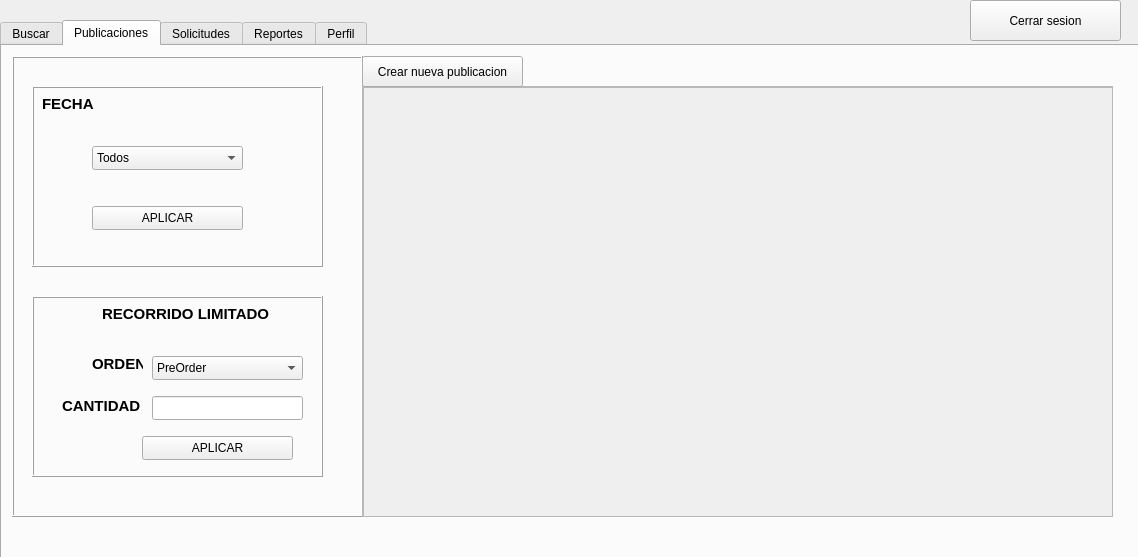
<?xml version="1.0" encoding="UTF-8"?>
<ui version="4.0">
 <class>Usuarios</class>
 <widget class="QDialog" name="Usuarios">
  <property name="geometry">
   <rect>
    <x>0</x>
    <y>0</y>
    <width>1138</width>
    <height>557</height>
   </rect>
  </property>
  <property name="windowTitle">
   <string>Dialog</string>
  </property>
  <widget class="QTabWidget" name="perfil_usuarios">
   <property name="geometry">
    <rect>
     <x>0</x>
     <y>20</y>
     <width>1141</width>
     <height>541</height>
    </rect>
   </property>
   <property name="currentIndex">
    <number>1</number>
   </property>
   <widget class="QWidget" name="tab">
    <attribute name="title">
     <string>Buscar</string>
    </attribute>
    <widget class="QLineEdit" name="buscador_usuario_txt">
     <property name="geometry">
      <rect>
       <x>70</x>
       <y>30</y>
       <width>211</width>
       <height>24</height>
      </rect>
     </property>
    </widget>
    <widget class="QPushButton" name="buscar_correo_btn">
     <property name="geometry">
      <rect>
       <x>310</x>
       <y>30</y>
       <width>80</width>
       <height>24</height>
      </rect>
     </property>
     <property name="text">
      <string>Buscar</string>
     </property>
    </widget>
    <widget class="QFrame" name="frame">
     <property name="geometry">
      <rect>
       <x>70</x>
       <y>80</y>
       <width>971</width>
       <height>381</height>
      </rect>
     </property>
     <property name="frameShape">
      <enum>QFrame::Shape::Box</enum>
     </property>
     <property name="frameShadow">
      <enum>QFrame::Shadow::Raised</enum>
     </property>
     <widget class="QLineEdit" name="buscador_usuario_nombre_txt">
      <property name="geometry">
       <rect>
        <x>270</x>
        <y>150</y>
        <width>551</width>
        <height>24</height>
       </rect>
      </property>
      <property name="readOnly">
       <bool>true</bool>
      </property>
     </widget>
     <widget class="QLineEdit" name="buscador_usuario_apellido_txt">
      <property name="geometry">
       <rect>
        <x>270</x>
        <y>200</y>
        <width>551</width>
        <height>24</height>
       </rect>
      </property>
      <property name="readOnly">
       <bool>true</bool>
      </property>
     </widget>
     <widget class="QLineEdit" name="buscador_usuario_correo_txt">
      <property name="geometry">
       <rect>
        <x>270</x>
        <y>250</y>
        <width>551</width>
        <height>24</height>
       </rect>
      </property>
      <property name="readOnly">
       <bool>true</bool>
      </property>
     </widget>
     <widget class="QLineEdit" name="buscador_usuario_fecha_nacimiento_txt">
      <property name="geometry">
       <rect>
        <x>270</x>
        <y>310</y>
        <width>551</width>
        <height>24</height>
       </rect>
      </property>
      <property name="readOnly">
       <bool>true</bool>
      </property>
     </widget>
     <widget class="QLabel" name="label_2">
      <property name="geometry">
       <rect>
        <x>170</x>
        <y>150</y>
        <width>91</width>
        <height>16</height>
       </rect>
      </property>
      <property name="font">
       <font>
        <pointsize>14</pointsize>
        <bold>true</bold>
       </font>
      </property>
      <property name="text">
       <string>NOMBRES</string>
      </property>
     </widget>
     <widget class="QLabel" name="label_3">
      <property name="geometry">
       <rect>
        <x>160</x>
        <y>200</y>
        <width>101</width>
        <height>16</height>
       </rect>
      </property>
      <property name="font">
       <font>
        <pointsize>14</pointsize>
        <bold>true</bold>
       </font>
      </property>
      <property name="text">
       <string>APELLIDOS</string>
      </property>
     </widget>
     <widget class="QLabel" name="label_4">
      <property name="geometry">
       <rect>
        <x>180</x>
        <y>250</y>
        <width>81</width>
        <height>16</height>
       </rect>
      </property>
      <property name="font">
       <font>
        <pointsize>14</pointsize>
        <bold>true</bold>
       </font>
      </property>
      <property name="text">
       <string>CORREO</string>
      </property>
     </widget>
     <widget class="QLabel" name="label_5">
      <property name="geometry">
       <rect>
        <x>40</x>
        <y>310</y>
        <width>221</width>
        <height>20</height>
       </rect>
      </property>
      <property name="font">
       <font>
        <pointsize>14</pointsize>
        <bold>true</bold>
       </font>
      </property>
      <property name="text">
       <string>FECHA DE NACIMIENTO</string>
      </property>
     </widget>
     <widget class="QLabel" name="label">
      <property name="geometry">
       <rect>
        <x>190</x>
        <y>40</y>
        <width>621</width>
        <height>71</height>
       </rect>
      </property>
      <property name="font">
       <font>
        <pointsize>48</pointsize>
        <bold>true</bold>
       </font>
      </property>
      <property name="text">
       <string>DATOS DE USUARIO</string>
      </property>
     </widget>
    </widget>
    <widget class="QLabel" name="label_22">
     <property name="geometry">
      <rect>
       <x>70</x>
       <y>10</y>
       <width>211</width>
       <height>16</height>
      </rect>
     </property>
     <property name="font">
      <font>
       <pointsize>14</pointsize>
       <bold>true</bold>
      </font>
     </property>
     <property name="text">
      <string>CORREO A BUSCAR</string>
     </property>
    </widget>
   </widget>
   <widget class="QWidget" name="tab_2">
    <attribute name="title">
     <string>Publicaciones</string>
    </attribute>
    <widget class="QFrame" name="frame_4">
     <property name="geometry">
      <rect>
       <x>10</x>
       <y>10</y>
       <width>351</width>
       <height>461</height>
      </rect>
     </property>
     <property name="frameShape">
      <enum>QFrame::Shape::Box</enum>
     </property>
     <property name="frameShadow">
      <enum>QFrame::Shadow::Raised</enum>
     </property>
     <widget class="QFrame" name="frame_3">
      <property name="geometry">
       <rect>
        <x>20</x>
        <y>240</y>
        <width>291</width>
        <height>181</height>
       </rect>
      </property>
      <property name="frameShape">
       <enum>QFrame::Shape::Box</enum>
      </property>
      <property name="frameShadow">
       <enum>QFrame::Shadow::Raised</enum>
      </property>
      <widget class="QLineEdit" name="cantidad_a_mostrar_publis_txt">
       <property name="geometry">
        <rect>
         <x>120</x>
         <y>100</y>
         <width>151</width>
         <height>24</height>
        </rect>
       </property>
      </widget>
      <widget class="QComboBox" name="ordenPublicaciones_comboBox">
       <property name="geometry">
        <rect>
         <x>120</x>
         <y>60</y>
         <width>151</width>
         <height>24</height>
        </rect>
       </property>
       <item>
        <property name="text">
         <string>PreOrder</string>
        </property>
       </item>
       <item>
        <property name="text">
         <string>InOrder</string>
        </property>
       </item>
       <item>
        <property name="text">
         <string>PostOrder</string>
        </property>
       </item>
      </widget>
      <widget class="QLabel" name="label_6">
       <property name="geometry">
        <rect>
         <x>60</x>
         <y>60</y>
         <width>51</width>
         <height>16</height>
        </rect>
       </property>
       <property name="font">
        <font>
         <pointsize>11</pointsize>
         <bold>true</bold>
        </font>
       </property>
       <property name="text">
        <string>ORDEN</string>
       </property>
      </widget>
      <widget class="QLabel" name="label_7">
       <property name="geometry">
        <rect>
         <x>30</x>
         <y>100</y>
         <width>81</width>
         <height>20</height>
        </rect>
       </property>
       <property name="font">
        <font>
         <pointsize>11</pointsize>
         <bold>true</bold>
        </font>
       </property>
       <property name="text">
        <string>CANTIDAD</string>
       </property>
      </widget>
      <widget class="QLabel" name="label_8">
       <property name="geometry">
        <rect>
         <x>70</x>
         <y>10</y>
         <width>171</width>
         <height>16</height>
        </rect>
       </property>
       <property name="font">
        <font>
         <pointsize>11</pointsize>
         <bold>true</bold>
        </font>
       </property>
       <property name="text">
        <string>RECORRIDO LIMITADO</string>
       </property>
      </widget>
      <widget class="QPushButton" name="aplicar_orden_publis_boton">
       <property name="geometry">
        <rect>
         <x>110</x>
         <y>140</y>
         <width>151</width>
         <height>24</height>
        </rect>
       </property>
       <property name="text">
        <string>APLICAR</string>
       </property>
      </widget>
     </widget>
     <widget class="QFrame" name="frame_2">
      <property name="geometry">
       <rect>
        <x>20</x>
        <y>30</y>
        <width>291</width>
        <height>181</height>
       </rect>
      </property>
      <property name="frameShape">
       <enum>QFrame::Shape::Box</enum>
      </property>
      <property name="frameShadow">
       <enum>QFrame::Shadow::Raised</enum>
      </property>
      <widget class="QLabel" name="label_9">
       <property name="geometry">
        <rect>
         <x>10</x>
         <y>10</y>
         <width>171</width>
         <height>16</height>
        </rect>
       </property>
       <property name="font">
        <font>
         <pointsize>11</pointsize>
         <bold>true</bold>
        </font>
       </property>
       <property name="text">
        <string>FECHA</string>
       </property>
      </widget>
      <widget class="QComboBox" name="fechas_filtro_publicaciones_comboBox">
       <property name="geometry">
        <rect>
         <x>60</x>
         <y>60</y>
         <width>151</width>
         <height>24</height>
        </rect>
       </property>
       <item>
        <property name="text">
         <string>Todos</string>
        </property>
       </item>
      </widget>
      <widget class="QPushButton" name="fecha_filtro_publis_boton">
       <property name="geometry">
        <rect>
         <x>60</x>
         <y>120</y>
         <width>151</width>
         <height>24</height>
        </rect>
       </property>
       <property name="text">
        <string>APLICAR</string>
       </property>
      </widget>
     </widget>
    </widget>
    <widget class="QScrollArea" name="Publicacion_scrollArea">
     <property name="geometry">
      <rect>
       <x>360</x>
       <y>40</y>
       <width>751</width>
       <height>431</height>
      </rect>
     </property>
     <property name="widgetResizable">
      <bool>true</bool>
     </property>
     <widget class="QWidget" name="scrollAreaWidgetContents">
      <property name="geometry">
       <rect>
        <x>0</x>
        <y>0</y>
        <width>749</width>
        <height>429</height>
       </rect>
      </property>
      <widget class="QFrame" name="publicaciones_frame">
       <property name="geometry">
        <rect>
         <x>0</x>
         <y>0</y>
         <width>751</width>
         <height>461</height>
        </rect>
       </property>
       <property name="frameShape">
        <enum>QFrame::Shape::StyledPanel</enum>
       </property>
       <property name="frameShadow">
        <enum>QFrame::Shadow::Raised</enum>
       </property>
      </widget>
     </widget>
    </widget>
    <widget class="QPushButton" name="crear_nueva_publi_boton">
     <property name="geometry">
      <rect>
       <x>360</x>
       <y>10</y>
       <width>161</width>
       <height>31</height>
      </rect>
     </property>
     <property name="text">
      <string>Crear nueva publicacion</string>
     </property>
    </widget>
   </widget>
   <widget class="QWidget" name="tab_3">
    <attribute name="title">
     <string>Solicitudes</string>
    </attribute>
    <widget class="QScrollArea" name="scrollArea_2">
     <property name="geometry">
      <rect>
       <x>40</x>
       <y>30</y>
       <width>1051</width>
       <height>181</height>
      </rect>
     </property>
     <property name="widgetResizable">
      <bool>true</bool>
     </property>
     <widget class="QWidget" name="scrollAreaWidgetContents_2">
      <property name="geometry">
       <rect>
        <x>0</x>
        <y>0</y>
        <width>1049</width>
        <height>179</height>
       </rect>
      </property>
      <widget class="QTableWidget" name="tabla_usuarios_solicitud">
       <property name="geometry">
        <rect>
         <x>0</x>
         <y>0</y>
         <width>1051</width>
         <height>181</height>
        </rect>
       </property>
       <property name="autoScroll">
        <bool>true</bool>
       </property>
       <property name="gridStyle">
        <enum>Qt::PenStyle::DashLine</enum>
       </property>
       <property name="rowCount">
        <number>0</number>
       </property>
       <attribute name="horizontalHeaderCascadingSectionResizes">
        <bool>false</bool>
       </attribute>
       <attribute name="horizontalHeaderMinimumSectionSize">
        <number>205</number>
       </attribute>
       <attribute name="horizontalHeaderDefaultSectionSize">
        <number>209</number>
       </attribute>
       <column>
        <property name="text">
         <string>Nombres</string>
        </property>
       </column>
       <column>
        <property name="text">
         <string>Apellidos</string>
        </property>
       </column>
       <column>
        <property name="text">
         <string>Correo</string>
        </property>
       </column>
       <column>
        <property name="text">
         <string>Nacimiento</string>
        </property>
       </column>
       <column>
        <property name="text">
         <string/>
        </property>
       </column>
      </widget>
     </widget>
    </widget>
    <widget class="QScrollArea" name="scrollArea_3">
     <property name="geometry">
      <rect>
       <x>40</x>
       <y>250</y>
       <width>521</width>
       <height>221</height>
      </rect>
     </property>
     <property name="widgetResizable">
      <bool>true</bool>
     </property>
     <widget class="QWidget" name="scrollAreaWidgetContents_3">
      <property name="geometry">
       <rect>
        <x>0</x>
        <y>0</y>
        <width>519</width>
        <height>219</height>
       </rect>
      </property>
      <widget class="QTableWidget" name="solicitudes_recibidas_tabla">
       <property name="geometry">
        <rect>
         <x>0</x>
         <y>0</y>
         <width>521</width>
         <height>221</height>
        </rect>
       </property>
       <attribute name="horizontalHeaderDefaultSectionSize">
        <number>173</number>
       </attribute>
       <column>
        <property name="text">
         <string>Correo</string>
        </property>
       </column>
       <column>
        <property name="text">
         <string/>
        </property>
       </column>
       <column>
        <property name="text">
         <string/>
        </property>
       </column>
      </widget>
     </widget>
    </widget>
    <widget class="QScrollArea" name="scrollArea_4">
     <property name="geometry">
      <rect>
       <x>570</x>
       <y>250</y>
       <width>521</width>
       <height>221</height>
      </rect>
     </property>
     <property name="widgetResizable">
      <bool>true</bool>
     </property>
     <widget class="QWidget" name="scrollAreaWidgetContents_4">
      <property name="geometry">
       <rect>
        <x>0</x>
        <y>0</y>
        <width>519</width>
        <height>219</height>
       </rect>
      </property>
      <widget class="QTableWidget" name="solicitudes_enviadas_tabla">
       <property name="geometry">
        <rect>
         <x>0</x>
         <y>0</y>
         <width>521</width>
         <height>221</height>
        </rect>
       </property>
       <attribute name="horizontalHeaderDefaultSectionSize">
        <number>259</number>
       </attribute>
       <column>
        <property name="text">
         <string>Correo</string>
        </property>
       </column>
       <column>
        <property name="text">
         <string/>
        </property>
       </column>
      </widget>
     </widget>
    </widget>
    <widget class="QLabel" name="label_10">
     <property name="geometry">
      <rect>
       <x>40</x>
       <y>10</y>
       <width>171</width>
       <height>16</height>
      </rect>
     </property>
     <property name="font">
      <font>
       <pointsize>11</pointsize>
       <bold>true</bold>
      </font>
     </property>
     <property name="text">
      <string>USUARIOS</string>
     </property>
    </widget>
    <widget class="QLabel" name="label_11">
     <property name="geometry">
      <rect>
       <x>40</x>
       <y>230</y>
       <width>191</width>
       <height>16</height>
      </rect>
     </property>
     <property name="font">
      <font>
       <pointsize>11</pointsize>
       <bold>true</bold>
      </font>
     </property>
     <property name="text">
      <string>SOLICITUDES RECIBIDAS</string>
     </property>
    </widget>
    <widget class="QLabel" name="label_12">
     <property name="geometry">
      <rect>
       <x>570</x>
       <y>230</y>
       <width>191</width>
       <height>16</height>
      </rect>
     </property>
     <property name="font">
      <font>
       <pointsize>11</pointsize>
       <bold>true</bold>
      </font>
     </property>
     <property name="text">
      <string>SOLICITUDES ENVIADAS</string>
     </property>
    </widget>
    <widget class="QCommandLinkButton" name="actualizar_tablas">
     <property name="geometry">
      <rect>
       <x>1100</x>
       <y>0</y>
       <width>31</width>
       <height>41</height>
      </rect>
     </property>
     <property name="text">
      <string/>
     </property>
     <property name="icon">
      <iconset theme="QIcon::ThemeIcon::ViewRestore"/>
     </property>
    </widget>
   </widget>
   <widget class="QWidget" name="tab_4">
    <attribute name="title">
     <string>Reportes</string>
    </attribute>
    <widget class="QScrollArea" name="scrollArea_8">
     <property name="geometry">
      <rect>
       <x>10</x>
       <y>10</y>
       <width>1111</width>
       <height>491</height>
      </rect>
     </property>
     <property name="widgetResizable">
      <bool>true</bool>
     </property>
     <widget class="QWidget" name="scrollAreaWidgetContents_8">
      <property name="geometry">
       <rect>
        <x>0</x>
        <y>0</y>
        <width>1109</width>
        <height>489</height>
       </rect>
      </property>
      <widget class="QScrollArea" name="scrollArea_6">
       <property name="geometry">
        <rect>
         <x>540</x>
         <y>40</y>
         <width>521</width>
         <height>211</height>
        </rect>
       </property>
       <property name="widgetResizable">
        <bool>true</bool>
       </property>
       <widget class="QWidget" name="scrollAreaWidgetContents_6">
        <property name="geometry">
         <rect>
          <x>0</x>
          <y>0</y>
          <width>519</width>
          <height>209</height>
         </rect>
        </property>
        <widget class="QTableWidget" name="tableWidget_5">
         <property name="geometry">
          <rect>
           <x>0</x>
           <y>0</y>
           <width>521</width>
           <height>211</height>
          </rect>
         </property>
         <attribute name="horizontalHeaderDefaultSectionSize">
          <number>172</number>
         </attribute>
         <column>
          <property name="text">
           <string>Fecha</string>
          </property>
         </column>
         <column>
          <property name="text">
           <string>Usuario</string>
          </property>
         </column>
         <column>
          <property name="text">
           <string>No. Comentarios</string>
          </property>
         </column>
        </widget>
       </widget>
      </widget>
      <widget class="QScrollArea" name="scrollArea_7">
       <property name="geometry">
        <rect>
         <x>10</x>
         <y>290</y>
         <width>1051</width>
         <height>191</height>
        </rect>
       </property>
       <property name="widgetResizable">
        <bool>true</bool>
       </property>
       <widget class="QWidget" name="scrollAreaWidgetContents_7">
        <property name="geometry">
         <rect>
          <x>0</x>
          <y>0</y>
          <width>1049</width>
          <height>189</height>
         </rect>
        </property>
        <widget class="QPushButton" name="generar_bst_reporte_boton">
         <property name="geometry">
          <rect>
           <x>60</x>
           <y>100</y>
           <width>171</width>
           <height>24</height>
          </rect>
         </property>
         <property name="text">
          <string>Generar</string>
         </property>
        </widget>
        <widget class="QComboBox" name="bst_mostrar_publi_comboBox">
         <property name="geometry">
          <rect>
           <x>60</x>
           <y>60</y>
           <width>171</width>
           <height>24</height>
          </rect>
         </property>
        </widget>
        <widget class="QFrame" name="arbolBB_frame">
         <property name="geometry">
          <rect>
           <x>300</x>
           <y>10</y>
           <width>691</width>
           <height>171</height>
          </rect>
         </property>
         <property name="frameShape">
          <enum>QFrame::Shape::StyledPanel</enum>
         </property>
         <property name="frameShadow">
          <enum>QFrame::Shadow::Raised</enum>
         </property>
         <widget class="QLabel" name="arbolBB_label">
          <property name="geometry">
           <rect>
            <x>0</x>
            <y>0</y>
            <width>691</width>
            <height>171</height>
           </rect>
          </property>
          <property name="text">
           <string/>
          </property>
         </widget>
        </widget>
       </widget>
      </widget>
      <widget class="QPushButton" name="pushButton_5">
       <property name="geometry">
        <rect>
         <x>450</x>
         <y>260</y>
         <width>171</width>
         <height>24</height>
        </rect>
       </property>
       <property name="text">
        <string>Generar reportes</string>
       </property>
      </widget>
      <widget class="QScrollArea" name="scrollArea_5">
       <property name="geometry">
        <rect>
         <x>10</x>
         <y>40</y>
         <width>521</width>
         <height>211</height>
        </rect>
       </property>
       <property name="widgetResizable">
        <bool>true</bool>
       </property>
       <widget class="QWidget" name="scrollAreaWidgetContents_5">
        <property name="geometry">
         <rect>
          <x>0</x>
          <y>0</y>
          <width>519</width>
          <height>209</height>
         </rect>
        </property>
        <widget class="QTableWidget" name="tableWidget_4">
         <property name="geometry">
          <rect>
           <x>0</x>
           <y>0</y>
           <width>521</width>
           <height>211</height>
          </rect>
         </property>
         <attribute name="horizontalHeaderDefaultSectionSize">
          <number>259</number>
         </attribute>
         <column>
          <property name="text">
           <string>Fecha</string>
          </property>
         </column>
         <column>
          <property name="text">
           <string>Cantidad de publicaciones</string>
          </property>
         </column>
        </widget>
       </widget>
      </widget>
      <widget class="QLabel" name="label_14">
       <property name="geometry">
        <rect>
         <x>540</x>
         <y>10</y>
         <width>311</width>
         <height>31</height>
        </rect>
       </property>
       <property name="font">
        <font>
         <pointsize>11</pointsize>
         <bold>true</bold>
        </font>
       </property>
       <property name="text">
        <string>PUBLICACIONES CON MÁS COMENTARIOS</string>
       </property>
      </widget>
      <widget class="QLabel" name="label_16">
       <property name="geometry">
        <rect>
         <x>10</x>
         <y>20</y>
         <width>251</width>
         <height>16</height>
        </rect>
       </property>
       <property name="font">
        <font>
         <pointsize>11</pointsize>
         <bold>true</bold>
        </font>
       </property>
       <property name="text">
        <string>FECHAS CON MAS PUBLICACIONES</string>
       </property>
      </widget>
      <widget class="QLabel" name="label_17">
       <property name="geometry">
        <rect>
         <x>10</x>
         <y>270</y>
         <width>51</width>
         <height>16</height>
        </rect>
       </property>
       <property name="font">
        <font>
         <pointsize>11</pointsize>
         <bold>true</bold>
        </font>
       </property>
       <property name="text">
        <string>BST</string>
       </property>
      </widget>
     </widget>
    </widget>
   </widget>
   <widget class="QWidget" name="tab_5">
    <attribute name="title">
     <string>Perfil</string>
    </attribute>
    <widget class="QFrame" name="frame_5">
     <property name="geometry">
      <rect>
       <x>10</x>
       <y>30</y>
       <width>1101</width>
       <height>461</height>
      </rect>
     </property>
     <property name="frameShape">
      <enum>QFrame::Shape::Box</enum>
     </property>
     <property name="frameShadow">
      <enum>QFrame::Shadow::Raised</enum>
     </property>
     <widget class="QLabel" name="label_15">
      <property name="geometry">
       <rect>
        <x>150</x>
        <y>20</y>
        <width>171</width>
        <height>16</height>
       </rect>
      </property>
      <property name="font">
       <font>
        <pointsize>11</pointsize>
        <bold>true</bold>
       </font>
      </property>
      <property name="text">
       <string>NOMBRES</string>
      </property>
     </widget>
     <widget class="QLineEdit" name="nombre_editar_txt">
      <property name="geometry">
       <rect>
        <x>150</x>
        <y>40</y>
        <width>751</width>
        <height>24</height>
       </rect>
      </property>
     </widget>
     <widget class="QLabel" name="label_18">
      <property name="geometry">
       <rect>
        <x>150</x>
        <y>90</y>
        <width>171</width>
        <height>16</height>
       </rect>
      </property>
      <property name="font">
       <font>
        <pointsize>11</pointsize>
        <bold>true</bold>
       </font>
      </property>
      <property name="text">
       <string>APELLIDOS</string>
      </property>
     </widget>
     <widget class="QLineEdit" name="apellido_editar_txt">
      <property name="geometry">
       <rect>
        <x>150</x>
        <y>110</y>
        <width>751</width>
        <height>24</height>
       </rect>
      </property>
     </widget>
     <widget class="QLabel" name="label_19">
      <property name="geometry">
       <rect>
        <x>150</x>
        <y>160</y>
        <width>171</width>
        <height>16</height>
       </rect>
      </property>
      <property name="font">
       <font>
        <pointsize>11</pointsize>
        <bold>true</bold>
       </font>
      </property>
      <property name="text">
       <string>CORREO</string>
      </property>
     </widget>
     <widget class="QLineEdit" name="correo_editar_txt">
      <property name="geometry">
       <rect>
        <x>150</x>
        <y>180</y>
        <width>751</width>
        <height>24</height>
       </rect>
      </property>
      <property name="echoMode">
       <enum>QLineEdit::EchoMode::Normal</enum>
      </property>
      <property name="readOnly">
       <bool>true</bool>
      </property>
      <property name="clearButtonEnabled">
       <bool>false</bool>
      </property>
     </widget>
     <widget class="QLabel" name="label_20">
      <property name="geometry">
       <rect>
        <x>150</x>
        <y>240</y>
        <width>171</width>
        <height>16</height>
       </rect>
      </property>
      <property name="font">
       <font>
        <pointsize>11</pointsize>
        <bold>true</bold>
       </font>
      </property>
      <property name="text">
       <string>CONTRASEÑA</string>
      </property>
     </widget>
     <widget class="QLineEdit" name="contrasena_editar_txt">
      <property name="geometry">
       <rect>
        <x>150</x>
        <y>260</y>
        <width>751</width>
        <height>24</height>
       </rect>
      </property>
     </widget>
     <widget class="QLabel" name="label_21">
      <property name="geometry">
       <rect>
        <x>150</x>
        <y>320</y>
        <width>171</width>
        <height>16</height>
       </rect>
      </property>
      <property name="font">
       <font>
        <pointsize>11</pointsize>
        <bold>true</bold>
       </font>
      </property>
      <property name="text">
       <string>FECHA DE NACIMIENTO</string>
      </property>
     </widget>
     <widget class="QPushButton" name="Modificar_boton">
      <property name="geometry">
       <rect>
        <x>150</x>
        <y>390</y>
        <width>321</width>
        <height>24</height>
       </rect>
      </property>
      <property name="text">
       <string>MODIFICAR DATOS</string>
      </property>
     </widget>
     <widget class="QPushButton" name="Eliminar_boton">
      <property name="geometry">
       <rect>
        <x>580</x>
        <y>390</y>
        <width>321</width>
        <height>24</height>
       </rect>
      </property>
      <property name="text">
       <string>ELIMINAR CUENTA</string>
      </property>
     </widget>
     <widget class="QDateEdit" name="fecha_nacimiento_edit">
      <property name="geometry">
       <rect>
        <x>150</x>
        <y>350</y>
        <width>751</width>
        <height>25</height>
       </rect>
      </property>
      <property name="displayFormat">
       <string>yyyy/MM/dd</string>
      </property>
     </widget>
     <widget class="QLabel" name="label_23">
      <property name="geometry">
       <rect>
        <x>150</x>
        <y>330</y>
        <width>181</width>
        <height>20</height>
       </rect>
      </property>
      <property name="font">
       <font>
        <pointsize>8</pointsize>
        <bold>false</bold>
       </font>
      </property>
      <property name="text">
       <string>año / mes / dia</string>
      </property>
     </widget>
    </widget>
    <widget class="QLabel" name="label_13">
     <property name="geometry">
      <rect>
       <x>10</x>
       <y>10</y>
       <width>171</width>
       <height>16</height>
      </rect>
     </property>
     <property name="font">
      <font>
       <pointsize>11</pointsize>
       <bold>true</bold>
      </font>
     </property>
     <property name="text">
      <string>PERFIL</string>
     </property>
    </widget>
   </widget>
  </widget>
  <widget class="QPushButton" name="cerrar_sesion_btn">
   <property name="geometry">
    <rect>
     <x>970</x>
     <y>0</y>
     <width>151</width>
     <height>41</height>
    </rect>
   </property>
   <property name="text">
    <string>Cerrar sesion</string>
   </property>
  </widget>
 </widget>
 <resources/>
 <connections/>
</ui>
